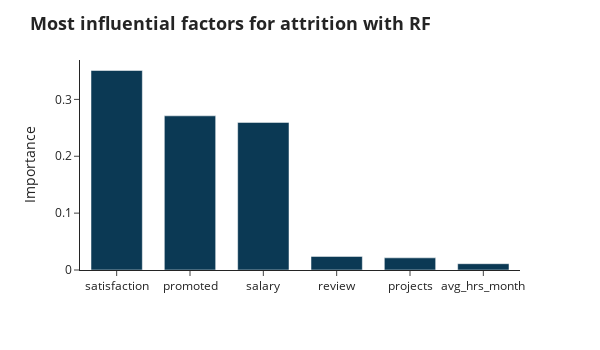

The notebook cell saved with this chart:
### Markdown cell above
## FE with Random Forest

### Code cell
feat_labels = X_train.columns

forest = RandomForestClassifier(n_estimators=500,
                                random_state=seed)

forest.fit(X_train_norm, y_train)
rf_importances = forest.feature_importances_

df_importances = pd.DataFrame(data=rf_importances, index=X_train.columns, columns=["importance"]).reset_index()

fig = px.bar(df_importances.query("importance > 0.009"),y="importance",x="index",color_discrete_sequence=["#0b3954"])
fig.update_xaxes(categoryorder='total descending')
fig.update_layout(title="<b>Most influential factors for attrition with RF</b>", 
                  xaxis_title=None,
                  yaxis_title='Importance',
                  width=600,
                  height=350,
                  bargap=0.3,
                  barmode='group',
                  titlefont={'size': 18},           
                  )
fig.write_image("images/fe_rf.png",scale=2)                       
fig.show()

### Figure 1 — Plotly figure (JSON) as saved in the notebook; plotly's stock layout.template omitted (floating-point values rounded to 4 significant figures)
{"data": [{"alignmentgroup": "True", "hovertemplate": "index=%{x}<br>importance=%{y}<extra></extra>", "legendgroup": "", "marker": {"color": "#0b3954", "pattern": {"shape": ""}}, "name": "", "offsetgroup": "", "orientation": "v", "showlegend": false, "textposition": "auto", "type": "bar", "x": ["promoted", "review", "projects", "salary", "satisfaction", "avg_hrs_month"], "xaxis": "x", "y": [0.2711, 0.02391, 0.02137, 0.2595, 0.3508, 0.01105], "yaxis": "y"}], "layout": {"bargap": 0.3, "barmode": "group", "height": 350, "legend": {"tracegroupgap": 0}, "margin": {"t": 60}, "title": {"font": {"size": 18}, "text": "<b>Most influential factors for attrition with RF</b>"}, "width": 600, "xaxis": {"anchor": "y", "categoryorder": "total descending", "domain": [0, 1], "title": {}}, "yaxis": {"anchor": "x", "domain": [0, 1], "title": {"text": "Importance"}}}}
